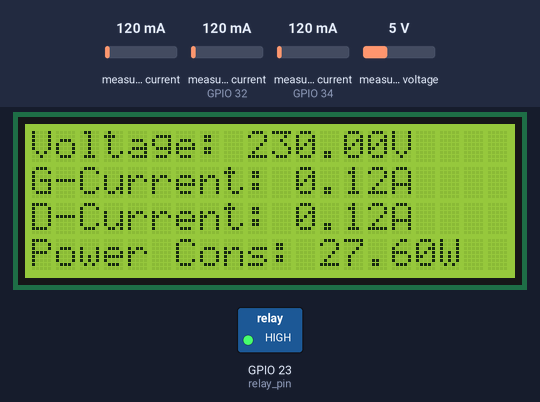
Simulated run of this sketch. Board: ESP32. On the bench: 20×4 character LCD, switched loads named in the sketch (green lamp = pin HIGH). Inputs (shaded band) come from the test bench; at power-on: measured current (sensors on GPIO 34, GPIO 32) 120 mA, measured voltage 5 V, measured current 120 mA. The modem accepts every AT command (registered, SIM ready, sends succeed) and sends nothing else; what the sketch prints to the serial monitor is not drawn.

Above: at 14.1 s.
14.2 s: measured current (sensor on GPIO 34) set to 970 mA
At 18.5 s:
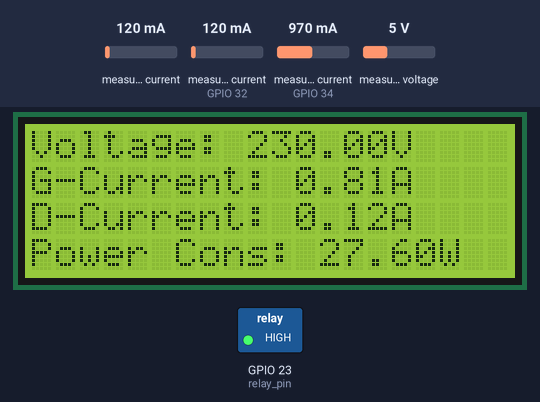
22.8 s: measured current (sensor on GPIO 34) set to 1019 mA
At 28.6 s:
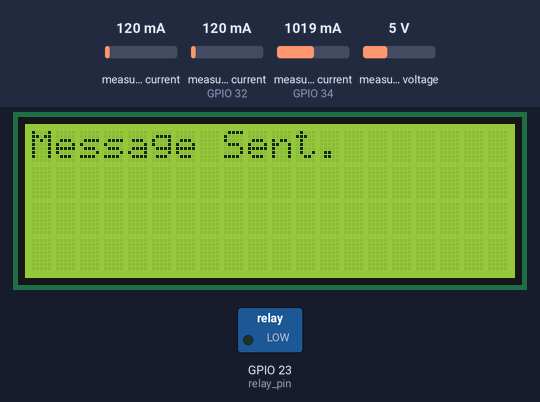
29.1 s: measured current (sensor on GPIO 32) set to 40 mA
At 34.2 s:
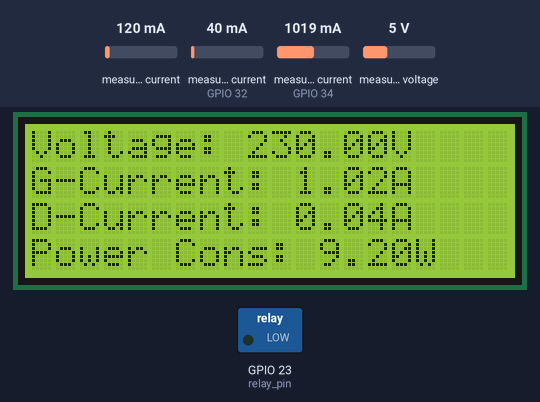
35.8 s: measured voltage set to 0.3 V
At 40.9 s:
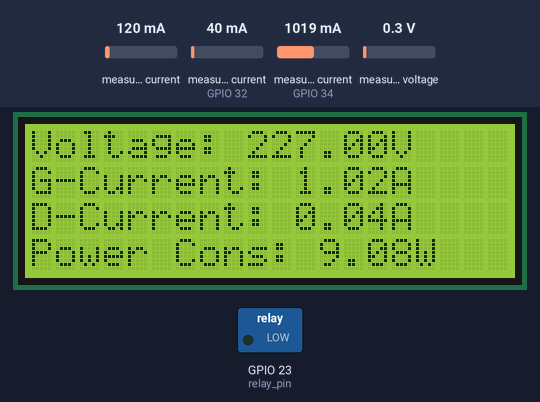
42.6 s: measured current (sensor on GPIO 32) set to 500 mA
At 47.6 s:
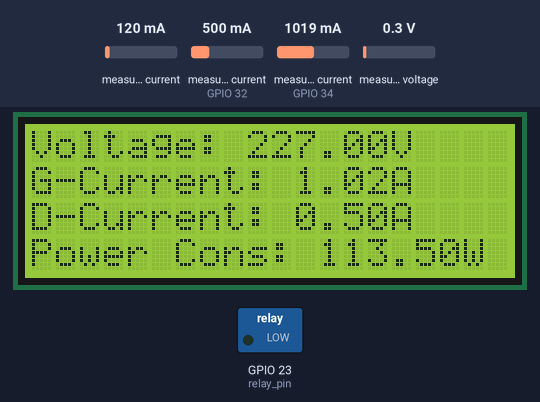
49.3 s: measured voltage set to 3.8 V
At 54.4 s:
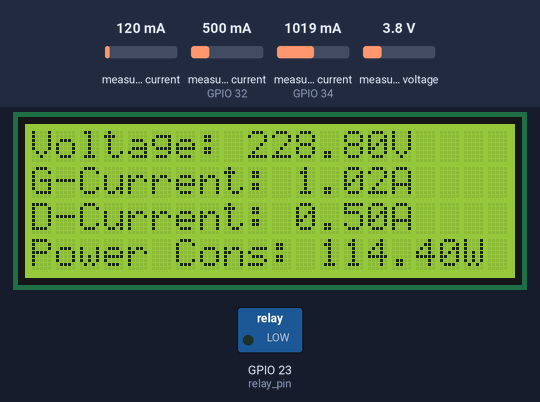
Timing chart, 0 to 55.9 s (numbered marks = the images above; inputs shaded):
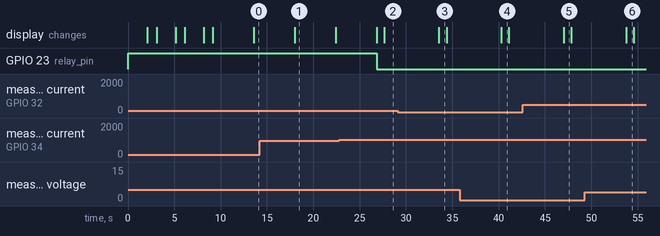

Measured:
- the behaviour switches between 1000 and 1001 mA on measured current (sensor on GPIO 34) (found by bisection; images 1 and 2)
- after the input at 14.2 s, the display: changes after 3.8 s (image 1)
- after the input at 22.8 s, GPIO 23 (relay_pin): HIGH → LOW after 4.0 s; the display: first changes after 4.0 s (image 2 shows a later state)
- after the input at 29.1 s, the display: changes after 4.5 s (image 3)
- after the input at 35.8 s, the display: changes after 4.5 s (image 4)
- after the input at 42.6 s, the display: changes after 4.4 s (image 5)
- after the input at 49.3 s, the display: changes after 4.4 s (image 6)

The sketch:

theftDetect.ino
```cpp
#include <HardwareSerial.h>

//Libraries for ESP32
#include <Wire.h>
#ifdef ESP32
#include <WiFi.h>
#include <HTTPClient.h>
#else
#include <ESP8266WiFi.h>
#include <ESP8266HTTPClient.h>
#include <WiFiClient.h>
#endif

//Current and Voltage Libraries
#include "ACS712.h"
#include "EmonLib.h"

//Used for LCD Screen
#include <Wire.h>
#include <LiquidCrystal_I2C.h>
// Set the LCD address to 0x27 for a 16 chars and 2 line display
LiquidCrystal_I2C lcd(0x27, 20, 4);

//GSM VARIABLES
unsigned int temp = 0, i = 0, x = 0, k = 0;
char str[200], flag1 = 0, flag2 = 0;
String bal = ""; //2348179685579
String initSms = "AT+CMGS=\"+2348179685579\"\r\n";  //the number to send SMS
//ESP32 Serial2 for GSM Communication
HardwareSerial sim800(2);
#define baudrate 115200

//Sensor variables
float voltage;
float current_gen;
float current_dist;
float threshold = 0.5;
int theft = 0;
float power = 0.0;

//Pin Definitions
int current_dist_pin = 32;
int current_gen_pin = 34;
ACS712 ACS1(current_dist_pin, 3.3, 4095, 66);
ACS712 ACS2(current_gen_pin, 3.3, 4095, 66);
int voltage_pin = 33;
#define VOLT_CAL 230
EnergyMonitor volt;

//Define Relay
int relay_state = 1;
int relay_pin = 23;

void setup() {
  // put your setup code here, to run once:
  digitalWrite(relay_pin, 1);
  pinMode(relay_pin, OUTPUT);
  Serial.begin(115200);

  volt.voltage(voltage_pin, VOLT_CAL, 1.7);
  sim800.begin(baudrate, SERIAL_8N1, 16, 17);  //(RX, TX)

  lcd.begin();
  /*
  WiFi.begin(ssid, password);
  Serial.println("Connecting");
  while (WiFi.status() != WL_CONNECTED) {
    delay(500);
    Serial.print(".");
  }
  Serial.println("");
  Serial.print("Connected to WiFi network with IP Address: ");
  Serial.println(WiFi.localIP()); */

  gsm_init();
}


void loop() {
  //Turn on relay
  if (relay_state) {
    digitalWrite(relay_pin, relay_state);
  }

  //Read Parameters
  voltage = read_voltage();
  current_gen = read_current(ACS2);
  current_dist = read_current(ACS1);
  float offset = current_dist - current_gen;
  voltage = constrain(voltage, 227, 230);
  power = voltage * current_dist;

  Serial.print("Current GEN: ");
  Serial.print(current_gen);
  Serial.print(" Current DIST: ");
  Serial.println(current_dist);

  //Display parameters and load consumption on screen
  lcd.setCursor(0, 0);
  lcd.print("Voltage: ");
  lcd.print(voltage);
  lcd.print("V");
  lcd.setCursor(0, 1);
  lcd.print("G-Current: ");
  lcd.print(current_gen);
  lcd.print("A");
  lcd.setCursor(0, 2);
  lcd.print("D-Current: ");
  lcd.print(current_dist);
  lcd.print("A");
  lcd.setCursor(0, 3);
  lcd.print("Power Cons: ");
  lcd.print(power);
  lcd.print("W");

  //Theft detecion query
  if ((current_gen > 1) && (current_gen - current_dist) > threshold) {
    theft = 1;
  } else {
    theft = 0;
  }

  //Send message in case of theft and trip off load
  if (theft) {
    relay_state = 0;
    digitalWrite(relay_pin, relay_state);
    sendSms("Theft has Occurred");
    delay(500);
  }
}


float read_voltage() {
  volt.calcVI(20, 2000);
  float v = volt.Vrms;
  delay(10);
  return v;
}

float read_current(ACS712 name) {
  float average = 0;
  for (int i = 0; i < 100; i++) {
    average += name.mA_AC();
  }
  float curr = (average / 100.0);
  curr = curr * 1e-3;  //convert from mA to A
  return curr;
}

//GSM INIT
void gsm_init() {  //Define a new serial for sim800
  lcd.clear();
  lcd.print("Finding GSM/GPRS");
  Serial.println("Finding GSM/GPRS..");
  boolean at_flag = 1;
  while (at_flag) {
    sim800.println("AT");
    while (sim800.available() > 0) {
      if (sim800.find("OK"))
        at_flag = 0;
    }
    delay(1000);
  }
  lcd.clear();
  lcd.print("Module Connected..");
  Serial.println("Module Connected..");
  delay(1000);
  lcd.clear();
  lcd.print("Disabling ECHO");
  Serial.print("Disabling ECHO");
  boolean echo_flag = 1;
  while (echo_flag) {
    sim800.println("ATE0");
    while (sim800.available() > 0) {
      if (sim800.find("OK"))
        echo_flag = 0;
    }
    delay(1000);
  }
  lcd.clear();
  lcd.print("Echo OFF");
  Serial.print("\tEcho OFF");
  delay(1000);
  lcd.clear();
  lcd.print("Finding Network..");
  Serial.println("\t Finding Network..");
  boolean net_flag = 1;
  while (net_flag) {
    sim800.println("AT+CPIN?");
    while (sim800.available() > 0) {
      if (sim800.find("+CPIN: READY"))
        net_flag = 0;
    }
    delay(1000);
  }
  lcd.clear();
  lcd.print("Network Found..");
  Serial.println("Network Found..");
  delay(1000);
  lcd.clear();
}

//SEND SMS
void sendSms(String text) {
  init_sms();
  Serial.println("Sending:");
  send_data(text);
  send_sms();
}

void init_sms() {
  sim800.println("AT+CSMP=17,167,0,0\r\n");
  delay(200);
  sim800.println("AT+CMGF=1\r\n");
  delay(200);
  sim800.println(initSms);
  delay(200);
}

void send_data(String message) {
  sim800.println(message);
  Serial.println(message);
  delay(200);
}

void send_sms() {
  sim800.write(26);
  message_sent();
}

void message_sent() {
  lcd.clear();
  lcd.print("Message Sent.");
  Serial.println("Message Sent.");
  delay(1000);
  //sim800.flush();
}
```
